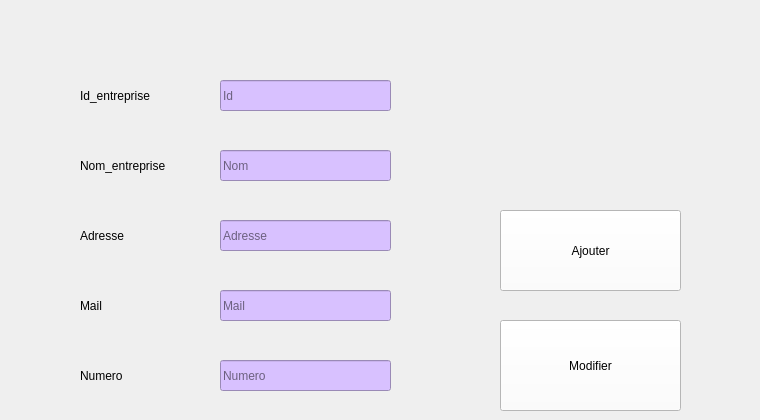
        <widget class="QWidget" name="tab_3">
         <attribute name="title">
          <string>Ajouter un partenaire </string>
         </attribute>
         <widget class="QLabel" name="label_4">
          <property name="geometry">
           <rect>
            <x>80</x>
            <y>80</y>
            <width>141</width>
            <height>31</height>
           </rect>
          </property>
          <property name="text">
           <string>Id_entreprise</string>
          </property>
         </widget>
         <widget class="QLabel" name="label_5">
          <property name="geometry">
           <rect>
            <x>80</x>
            <y>360</y>
            <width>141</width>
            <height>31</height>
           </rect>
          </property>
          <property name="text">
           <string>Numero</string>
          </property>
         </widget>
         <widget class="QLabel" name="label_6">
          <property name="geometry">
           <rect>
            <x>80</x>
            <y>150</y>
            <width>141</width>
            <height>31</height>
           </rect>
          </property>
          <property name="text">
           <string>Nom_entreprise</string>
          </property>
         </widget>
         <widget class="QLabel" name="label_7">
          <property name="geometry">
           <rect>
            <x>80</x>
            <y>290</y>
            <width>141</width>
            <height>31</height>
           </rect>
          </property>
          <property name="text">
           <string>Mail</string>
          </property>
         </widget>
         <widget class="QLabel" name="label_8">
          <property name="geometry">
           <rect>
            <x>80</x>
            <y>220</y>
            <width>141</width>
            <height>31</height>
           </rect>
          </property>
          <property name="text">
           <string>Adresse</string>
          </property>
         </widget>
         <widget class="QPushButton" name="le_ajouter">
          <property name="geometry">
           <rect>
            <x>500</x>
            <y>210</y>
            <width>181</width>
            <height>81</height>
           </rect>
          </property>
          <property name="styleSheet">
           <string notr="true">background-color: rgb(255, 255, 255);</string>
          </property>
          <property name="text">
           <string>Ajouter</string>
          </property>
         </widget>
         <widget class="QLineEdit" name="le_id">
          <property name="geometry">
           <rect>
            <x>220</x>
            <y>80</y>
            <width>171</width>
            <height>31</height>
           </rect>
          </property>
          <property name="styleSheet">
           <string notr="true">background-color: rgb(170, 170, 127);
background-color: rgb(216, 193, 255);</string>
          </property>
          <property name="placeholderText">
           <string>Id</string>
          </property>
         </widget>
         <widget class="QLineEdit" name="le_nom">
          <property name="geometry">
           <rect>
            <x>220</x>
            <y>150</y>
            <width>171</width>
            <height>31</height>
           </rect>
          </property>
          <property name="styleSheet">
           <string notr="true">background-color: rgb(216, 193, 255);</string>
          </property>
          <property name="text">
           <string/>
          </property>
          <property name="placeholderText">
           <string>Nom</string>
          </property>
         </widget>
         <widget class="QLineEdit" name="le_adresse">
          <property name="geometry">
           <rect>
            <x>220</x>
            <y>220</y>
            <width>171</width>
            <height>31</height>
           </rect>
          </property>
          <property name="toolTip">
           <string>&lt;html&gt;&lt;head/&gt;&lt;body&gt;&lt;p&gt;Adresse&lt;/p&gt;&lt;/body&gt;&lt;/html&gt;</string>
          </property>
          <property name="whatsThis">
           <string>Adresse</string>
          </property>
          <property name="styleSheet">
           <string notr="true">background-color: rgb(216, 193, 255);
</string>
          </property>
          <property name="text">
           <string/>
          </property>
          <property name="placeholderText">
           <string>Adresse</string>
          </property>
         </widget>
         <widget class="QLineEdit" name="le_mail">
          <property name="geometry">
           <rect>
            <x>220</x>
            <y>290</y>
            <width>171</width>
            <height>31</height>
           </rect>
          </property>
          <property name="styleSheet">
           <string notr="true">background-color: rgb(216, 193, 255);</string>
          </property>
          <property name="text">
           <string/>
          </property>
          <property name="placeholderText">
           <string>Mail</string>
          </property>
         </widget>
         <widget class="QLineEdit" name="le_numero">
          <property name="geometry">
           <rect>
            <x>220</x>
            <y>360</y>
            <width>171</width>
            <height>31</height>
           </rect>
          </property>
          <property name="styleSheet">
           <string notr="true">background-color: rgb(216, 193, 255);</string>
          </property>
          <property name="text">
           <string/>
          </property>
          <property name="placeholderText">
           <string>Numero</string>
          </property>
         </widget>
         <widget class="QPushButton" name="le_Modifier">
          <property name="geometry">
           <rect>
            <x>500</x>
            <y>320</y>
            <width>181</width>
            <height>91</height>
           </rect>
          </property>
          <property name="styleSheet">
           <string notr="true">background-color: rgb(255, 255, 255);
</string>
          </property>
          <property name="text">
           <string>Modifier</string>
          </property>
         </widget>
         <widget class="QLabel" name="label_17">
          <property name="geometry">
           <rect>
            <x>440</x>
            <y>20</y>
            <width>311</width>
            <height>161</height>
           </rect>
          </property>
          <property name="pixmap">
           <pixmap>../PART.png</pixmap>
          </property>
         </widget>
        </widget>
